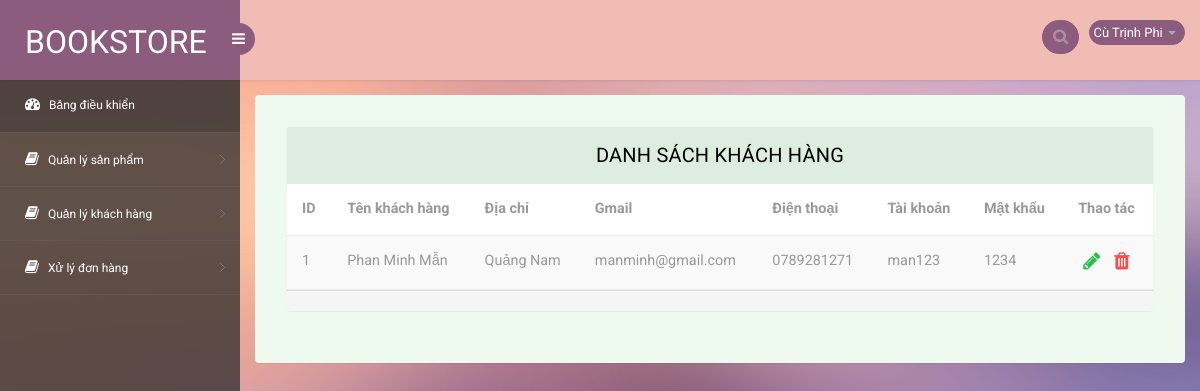
The page /Bookstore.vn/admin/quan_ly_khach_hang.php (signed in) on the database its author committed.
### tables this page shows
CREATE TABLE `nhanvien` (
  `MaNV` int(11) NOT NULL,
  `TenNV` varchar(200) NOT NULL,
  `GioiTinh` varchar(10) NOT NULL,
  `NgaySinh` date NOT NULL,
  `DienThoai` varchar(10) NOT NULL,
  `DiaChi` varchar(200) NOT NULL,
  `TaiKhoan` varchar(200) NOT NULL,
  `MatKhau` varchar(200) NOT NULL,
  `Quyen` int(11) NOT NULL
);

CREATE TABLE `khachhang` (
  `MaKH` int(11) NOT NULL,
  `TenKH` varchar(200) NOT NULL,
  `Email` varchar(200) NOT NULL,
  `DienThoai` varchar(10) NOT NULL,
  `DiaChi` varchar(200) NOT NULL,
  `TaiKhoan` varchar(200) NOT NULL,
  `MatKhau` varchar(200) NOT NULL
);

### Bookstore.vn/function/function.php (called while the page is built, shortened)
<?php
function getValueAD($username, $vt){
	$server_name ='localhost';
	$user = 'root';
	$password = '';
	$database_name = 'db_bansach';
	$conn = mysqli_connect($server_name, $user, $password, $database_name);
	mysqli_query($conn,"SET NAMES 'UTF8'");
	$sql = "select * from nhanvien where TaiKhoan = '".$username."'";
	if($rs = mysqli_query($conn,$sql)){
		while ($row = mysqli_fetch_row($rs)) {
			$value = $row[$vt];
		}
	}
	return $value;
}
?>

### Bookstore.vn/admin/quan_ly_khach_hang.php (the view, shortened to what this page needs)
<?php require ("../admin/include/header_admin.php") ?>
<?php require ("../admin/include/main_nhanvien.php") ?>
<section id="main-content">
	<section class="wrapper">
		<div class="table-agile-info">
  <div class="panel panel-default">
    <div class="panel-heading">
      Danh sách khách hàng
    </div>
    <div class="table-responsive">
      <table class="table table-striped b-t b-light">
        <thead>
          <tr>
            <th>ID</th>
            <th>Tên khách hàng</th>
            <th>Địa chỉ</th>
            <th>Gmail</th>
            <th>Điện thoại</th>
        	<th>Tài khoản</th>
        	<th>Mật khẩu</th>
            <th>Thao tác</th>
          </tr>
        </thead>
        <tbody>
        <?php
			$sql ="select * from khachhang";
			$exec= mysqli_query($conn, $sql);
			while($row=mysqli_fetch_array($exec)){
		?>
          <tr>
            <td><?php echo $row['MaKH']; ?></td>
            <td><?php echo $row['TenKH']; ?></td>
            <td><?php echo $row['DiaChi']; ?></td>
            <td><?php echo $row['Email']; ?></td>
            <td><?php echo $row['DienThoai']; ?></td>
            <td><?php echo $row['TaiKhoan']; ?></td>
            <td><?php echo $row['MatKhau']; ?></td>
            <td>
              <a href="sua_khach_hang.php?makh=<?php echo $row['MaKH']; ?>" class="active ">
                <i class="fa fa-pencil text-success text-active"></i></a>
              <a onclick="return confirm('Bạn có muốn xóa không???')" href="xoa_khach_hang.php?makh=<?php echo $row['MaKH']; ?>" class="active ">
                <i class="fa fa-trash text-danger text"></i></a>
            </td>
          </tr>
        <?php } ?>
        </tbody>
      </table>
    </div>
    <footer class="panel-footer">
    </footer>
  </div>
</div>
    </section>
</section>
<?php require ("../admin/include/footer_admin.php") ?>

### Bookstore.vn/admin/include/main_nhanvien.php (shortened to what this page needs)
<body>
<section id="container">
<header class="header fixed-top clearfix">
<div class="brand">
    <a href="nhanvien.php" class="logo">
        Bookstore
    </a>
    <div class="sidebar-toggle-box">
        <div class="fa fa-bars"></div>
    </div>
</div>
<div class="top-nav clearfix">
    <ul class="nav pull-right top-menu">
        <li>
            <input type="text" class="form-control search" placeholder=" Search">
        </li>
        <li class="dropdown">
        	<?php
             if(isset($_SESSION['username'])){
            $name = getValueAD($_SESSION['username'],1);
        ?>
            <a data-toggle="dropdown" class="dropdown-toggle" href="#">
                <span class="username">
                	<?php
                       echo $name;
                    ?>
                </span>
                <b class="caret"></b>
            </a>
             <?php
                }
             ?>
        </li>
    </ul>
</div>
</header>
<aside>
    <div id="sidebar" class="nav-collapse">
        <div class="leftside-navigation">
            <ul class="sidebar-menu" id="nav-accordion">
                <li>
                    <a class="active" href="#">
                        <i class="fa fa-dashboard"></i>
                        <span>Bảng điều khiển</span>
                    </a>
                </li>
                <li class="sub-menu">
                    <a href="javascript:;">
                        <i class="fa fa-book"></i>
                        <span>Quản lý sản phẩm</span>
                    </a>
                </li>
                <li class="sub-menu">
                    <a href="javascript:;">
                        <i class="fa fa-book"></i>
                        <span>Quản lý khách hàng</span>
                    </a>
                </li>
                <li class="sub-menu">
                    <a href="javascript:;">
                        <i class="fa fa-book"></i>
                        <span>Xử lý đơn hàng</span>
                    </a>
                </li>
            </ul>
        </div>
    </div>
</aside>

### rows shown on the page
nhanvien: TenNV "Cù Trịnh Phi"
khachhang: MaKH "1", TenKH "Phan Minh Mẫn", DiaChi "Quảng Nam", Email "manminh@gmail.com", DienThoai "0789281271", TaiKhoan "man123", MatKhau "1234"
